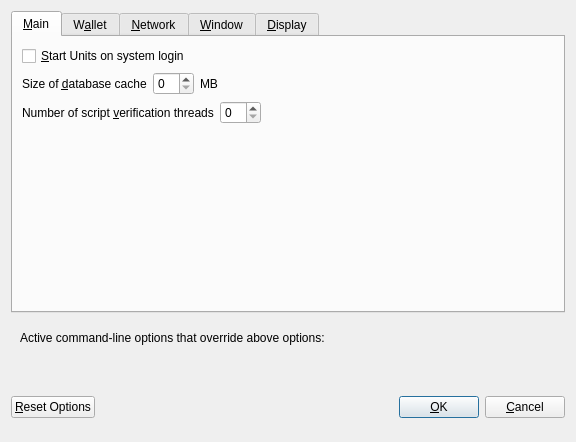
<?xml version="1.0" encoding="UTF-8"?>
<ui version="4.0">
 <class>OptionsDialog</class>
 <widget class="QDialog" name="OptionsDialog">
  <property name="geometry">
   <rect>
    <x>0</x>
    <y>0</y>
    <width>576</width>
    <height>442</height>
   </rect>
  </property>
  <property name="windowTitle">
   <string>Options</string>
  </property>
  <property name="modal">
   <bool>true</bool>
  </property>
  <layout class="QVBoxLayout" name="verticalLayout">
   <item>
    <widget class="QTabWidget" name="tabWidget">
     <property name="currentIndex">
      <number>0</number>
     </property>
     <widget class="QWidget" name="tabMain">
      <attribute name="title">
       <string>&amp;Main</string>
      </attribute>
      <layout class="QVBoxLayout" name="verticalLayout_Main">
       <item>
        <widget class="QCheckBox" name="bitcoinAtStartup">
         <property name="toolTip">
          <string>Automatically start Units after logging in to the system.</string>
         </property>
         <property name="text">
          <string>&amp;Start Units on system login</string>
         </property>
        </widget>
       </item>
       <item>
        <layout class="QHBoxLayout" name="horizontalLayout_2_Main">
         <item>
          <widget class="QLabel" name="databaseCacheLabel">
           <property name="text">
            <string>Size of &amp;database cache</string>
           </property>
           <property name="textFormat">
            <enum>Qt::PlainText</enum>
           </property>
           <property name="buddy">
            <cstring>databaseCache</cstring>
           </property>
          </widget>
         </item>
         <item>
          <widget class="QSpinBox" name="databaseCache"/>
         </item>
         <item>
          <widget class="QLabel" name="databaseCacheUnitLabel">
           <property name="text">
            <string>MB</string>
           </property>
           <property name="textFormat">
            <enum>Qt::PlainText</enum>
           </property>
          </widget>
         </item>
         <item>
          <spacer name="horizontalSpacer_2_Main">
           <property name="orientation">
            <enum>Qt::Horizontal</enum>
           </property>
           <property name="sizeHint" stdset="0">
            <size>
             <width>40</width>
             <height>20</height>
            </size>
           </property>
          </spacer>
         </item>
        </layout>
       </item>
       <item>
        <layout class="QHBoxLayout" name="horizontalLayout_3_Main">
         <item>
          <widget class="QLabel" name="threadsScriptVerifLabel">
           <property name="text">
            <string>Number of script &amp;verification threads</string>
           </property>
           <property name="textFormat">
            <enum>Qt::PlainText</enum>
           </property>
           <property name="buddy">
            <cstring>threadsScriptVerif</cstring>
           </property>
          </widget>
         </item>
         <item>
          <widget class="QSpinBox" name="threadsScriptVerif">
           <property name="toolTip">
            <string>(0 = auto, &lt;0 = leave that many cores free)</string>
           </property>
          </widget>
         </item>
         <item>
          <spacer name="horizontalSpacer_3_Main">
           <property name="orientation">
            <enum>Qt::Horizontal</enum>
           </property>
           <property name="sizeHint" stdset="0">
            <size>
             <width>40</width>
             <height>20</height>
            </size>
           </property>
          </spacer>
         </item>
        </layout>
       </item>
       <item>
        <spacer name="verticalSpacer_2">
         <property name="orientation">
          <enum>Qt::Vertical</enum>
         </property>
         <property name="sizeHint" stdset="0">
          <size>
           <width>20</width>
           <height>40</height>
          </size>
         </property>
        </spacer>
       </item>
      </layout>
     </widget>
     <widget class="QWidget" name="tabWallet">
      <attribute name="title">
       <string>W&amp;allet</string>
      </attribute>
      <layout class="QVBoxLayout" name="verticalLayout_Wallet">
       <item>
        <layout class="QHBoxLayout" name="horizontalLayout_2_Wallet">
         <item>
          <widget class="QLabel" name="labelStakeSplitThresholdText">
           <property name="text">
            <string>Stake split threshold:</string>
           </property>
          </widget>
         </item>
         <item>
          <widget class="QSpinBox" name="spinBoxStakeSplitThreshold">
           <property name="minimum">
            <number>1</number>
           </property>
           <property name="maximum">
            <number>999999</number>
           </property>
          </widget>
         </item>
        </layout>
       </item>
       <item>
        <widget class="QGroupBox" name="groupBox">
         <property name="title">
          <string>Expert</string>
         </property>
         <layout class="QVBoxLayout" name="verticalLayout_2">
          <item>
           <widget class="QCheckBox" name="coinControlFeatures">
            <property name="toolTip">
             <string>Whether to show coin control features or not.</string>
            </property>
            <property name="text">
             <string>Enable coin &amp;control features</string>
            </property>
           </widget>
          </item>
          <item>
           <widget class="QCheckBox" name="showMasternodesTab">
            <property name="toolTip">
             <string>Show additional tab listing all your masternodes in first sub-tab&lt;br/&gt;and all masternodes on the network in second sub-tab.</string>
            </property>
            <property name="text">
             <string>Show Masternodes Tab</string>
            </property>
           </widget>
          </item>
          <item>
           <widget class="QCheckBox" name="spendZeroConfChange">
            <property name="toolTip">
             <string>If you disable the spending of unconfirmed change, the change from a transaction&lt;br/&gt;cannot be used until that transaction has at least one confirmation.&lt;br/&gt;This also affects how your balance is computed.</string>
            </property>
            <property name="text">
             <string>&amp;Spend unconfirmed change</string>
            </property>
           </widget>
          </item>
         </layout>
        </widget>
       </item>
       <item>
        <spacer name="verticalSpacer_Wallet">
         <property name="orientation">
          <enum>Qt::Vertical</enum>
         </property>
         <property name="sizeHint" stdset="0">
          <size>
           <width>20</width>
           <height>40</height>
          </size>
         </property>
        </spacer>
       </item>
      </layout>
     </widget>
     <widget class="QWidget" name="tabNetwork">
      <attribute name="title">
       <string>&amp;Network</string>
      </attribute>
      <layout class="QVBoxLayout" name="verticalLayout_Network">
       <item>
        <widget class="QCheckBox" name="mapPortUpnp">
         <property name="toolTip">
          <string>Automatically open the Units client port on the router. This only works when your router supports UPnP and it is enabled.</string>
         </property>
         <property name="text">
          <string>Map port using &amp;UPnP</string>
         </property>
        </widget>
       </item>
       <item>
        <widget class="QCheckBox" name="allowIncoming">
         <property name="toolTip">
          <string>Accept connections from outside</string>
         </property>
         <property name="text">
          <string>Allow incoming connections</string>
         </property>
        </widget>
       </item>
       <item>
        <widget class="QCheckBox" name="connectSocks">
         <property name="toolTip">
          <string>Connect to the Units network through a SOCKS5 proxy.</string>
         </property>
         <property name="text">
          <string>&amp;Connect through SOCKS5 proxy (default proxy):</string>
         </property>
        </widget>
       </item>
       <item>
        <layout class="QHBoxLayout" name="horizontalLayout_1_Network">
         <item>
          <widget class="QLabel" name="proxyIpLabel">
           <property name="text">
            <string>Proxy &amp;IP:</string>
           </property>
           <property name="textFormat">
            <enum>Qt::PlainText</enum>
           </property>
           <property name="buddy">
            <cstring>proxyIp</cstring>
           </property>
          </widget>
         </item>
         <item>
          <widget class="QValidatedLineEdit" name="proxyIp">
           <property name="minimumSize">
            <size>
             <width>140</width>
             <height>0</height>
            </size>
           </property>
           <property name="maximumSize">
            <size>
             <width>140</width>
             <height>16777215</height>
            </size>
           </property>
           <property name="toolTip">
            <string>IP address of the proxy (e.g. IPv4: 127.0.0.1 / IPv6: ::1)</string>
           </property>
          </widget>
         </item>
         <item>
          <widget class="QLabel" name="proxyPortLabel">
           <property name="text">
            <string>&amp;Port:</string>
           </property>
           <property name="textFormat">
            <enum>Qt::PlainText</enum>
           </property>
           <property name="buddy">
            <cstring>proxyPort</cstring>
           </property>
          </widget>
         </item>
         <item>
          <widget class="QLineEdit" name="proxyPort">
           <property name="minimumSize">
            <size>
             <width>55</width>
             <height>0</height>
            </size>
           </property>
           <property name="maximumSize">
            <size>
             <width>55</width>
             <height>16777215</height>
            </size>
           </property>
           <property name="toolTip">
            <string>Port of the proxy (e.g. 9050)</string>
           </property>
          </widget>
         </item>
         <item>
          <spacer name="horizontalSpacer_1_Network">
           <property name="orientation">
            <enum>Qt::Horizontal</enum>
           </property>
           <property name="sizeHint" stdset="0">
            <size>
             <width>40</width>
             <height>20</height>
            </size>
           </property>
          </spacer>
         </item>
        </layout>
       </item>
       <item>
        <spacer name="verticalSpacer_Network">
         <property name="orientation">
          <enum>Qt::Vertical</enum>
         </property>
         <property name="sizeHint" stdset="0">
          <size>
           <width>20</width>
           <height>40</height>
          </size>
         </property>
        </spacer>
       </item>
      </layout>
     </widget>
     <widget class="QWidget" name="tabWindow">
      <attribute name="title">
       <string>&amp;Window</string>
      </attribute>
      <layout class="QVBoxLayout" name="verticalLayout_Window">
       <item>
        <widget class="QCheckBox" name="minimizeToTray">
         <property name="toolTip">
          <string>Show only a tray icon after minimizing the window.</string>
         </property>
         <property name="text">
          <string>&amp;Minimize to the tray instead of the taskbar</string>
         </property>
        </widget>
       </item>
       <item>
        <widget class="QCheckBox" name="minimizeOnClose">
         <property name="toolTip">
          <string>Minimize instead of exit the application when the window is closed. When this option is enabled, the application will be closed only after selecting Quit in the menu.</string>
         </property>
         <property name="text">
          <string>M&amp;inimize on close</string>
         </property>
        </widget>
       </item>
       <item>
        <spacer name="verticalSpacer_Window">
         <property name="orientation">
          <enum>Qt::Vertical</enum>
         </property>
         <property name="sizeHint" stdset="0">
          <size>
           <width>20</width>
           <height>40</height>
          </size>
         </property>
        </spacer>
       </item>
      </layout>
     </widget>
     <widget class="QWidget" name="tabDisplay">
      <attribute name="title">
       <string>&amp;Display</string>
      </attribute>
      <layout class="QVBoxLayout" name="verticalLayout_Display">
       <item>
        <layout class="QHBoxLayout" name="horizontalLayout_1_Display">
         <item>
          <widget class="QLabel" name="langLabel">
           <property name="text">
            <string>User Interface &amp;language:</string>
           </property>
           <property name="textFormat">
            <enum>Qt::PlainText</enum>
           </property>
           <property name="buddy">
            <cstring>lang</cstring>
           </property>
          </widget>
         </item>
         <item>
          <widget class="QValueComboBox" name="lang">
           <property name="toolTip">
            <string>The user interface language can be set here. This setting will take effect after restarting Units.</string>
           </property>
          </widget>
         </item>
        </layout>
       </item>
       <item>
        <widget class="Line" name="line">
         <property name="orientation">
          <enum>Qt::Horizontal</enum>
         </property>
        </widget>
       </item>
       <item>
        <layout class="QHBoxLayout" name="horizontalLayout_2_Display">
         <item>
          <widget class="QLabel" name="unitLabel">
           <property name="text">
            <string>&amp;Unit to show amounts in:</string>
           </property>
           <property name="textFormat">
            <enum>Qt::PlainText</enum>
           </property>
           <property name="buddy">
            <cstring>unit</cstring>
           </property>
          </widget>
         </item>
         <item>
          <widget class="QValueComboBox" name="unit">
           <property name="toolTip">
            <string>Choose the default subdivision unit to show in the interface and when sending coins.</string>
           </property>
          </widget>
         </item>
        </layout>
       </item>
       <item>
        <layout class="QHBoxLayout" name="horizontalLayout_5_Display">
         <item>
          <widget class="QLabel" name="digitsLabel">
           <property name="text">
            <string>Decimal digits</string>
           </property>
          </widget>
         </item>
         <item>
          <widget class="QValueComboBox" name="digits"/>
         </item>
        </layout>
       </item>
       <item>
        <layout class="QHBoxLayout" name="horizontalLayout_3_Display">
         <item>
          <widget class="QLabel" name="thirdPartyTxUrlsLabel">
           <property name="toolTip">
            <string>Third party URLs (e.g. a block explorer) that appear in the transactions tab as context menu items. %s in the URL is replaced by transaction hash. Multiple URLs are separated by vertical bar |.</string>
           </property>
           <property name="text">
            <string>Third party transaction URLs</string>
           </property>
           <property name="buddy">
            <cstring>thirdPartyTxUrls</cstring>
           </property>
          </widget>
         </item>
         <item>
          <widget class="QLineEdit" name="thirdPartyTxUrls">
           <property name="toolTip">
            <string>Third party URLs (e.g. a block explorer) that appear in the transactions tab as context menu items. %s in the URL is replaced by transaction hash. Multiple URLs are separated by vertical bar |.</string>
           </property>
          </widget>
         </item>
        </layout>
       </item>
       <item>
        <spacer name="verticalSpacer">
         <property name="orientation">
          <enum>Qt::Vertical</enum>
         </property>
         <property name="sizeHint" stdset="0">
          <size>
           <width>20</width>
           <height>40</height>
          </size>
         </property>
        </spacer>
       </item>
      </layout>
     </widget>
    </widget>
   </item>
   <item>
    <widget class="QFrame" name="frame">
     <layout class="QVBoxLayout" name="verticalLayout_Bottom">
      <item>
       <layout class="QHBoxLayout" name="horizontalLayout_Bottom">
        <item>
         <widget class="QLabel" name="overriddenByCommandLineInfoLabel">
          <property name="text">
           <string>Active command-line options that override above options:</string>
          </property>
          <property name="textFormat">
           <enum>Qt::PlainText</enum>
          </property>
         </widget>
        </item>
        <item>
         <spacer name="horizontalSpacer_Bottom">
          <property name="orientation">
           <enum>Qt::Horizontal</enum>
          </property>
          <property name="sizeHint" stdset="0">
           <size>
            <width>40</width>
            <height>20</height>
           </size>
          </property>
         </spacer>
        </item>
       </layout>
      </item>
      <item>
       <widget class="QLabel" name="overriddenByCommandLineLabel">
        <property name="text">
         <string/>
        </property>
        <property name="textFormat">
         <enum>Qt::PlainText</enum>
        </property>
        <property name="wordWrap">
         <bool>true</bool>
        </property>
       </widget>
      </item>
     </layout>
    </widget>
   </item>
   <item>
    <layout class="QHBoxLayout" name="horizontalLayout_Buttons">
     <item>
      <widget class="QPushButton" name="resetButton">
       <property name="toolTip">
        <string>Reset all client options to default.</string>
       </property>
       <property name="text">
        <string>&amp;Reset Options</string>
       </property>
       <property name="autoDefault">
        <bool>false</bool>
       </property>
      </widget>
     </item>
     <item>
      <spacer name="horizontalSpacer_1">
       <property name="orientation">
        <enum>Qt::Horizontal</enum>
       </property>
       <property name="sizeHint" stdset="0">
        <size>
         <width>40</width>
         <height>48</height>
        </size>
       </property>
      </spacer>
     </item>
     <item>
      <widget class="QLabel" name="statusLabel">
       <property name="minimumSize">
        <size>
         <width>200</width>
         <height>0</height>
        </size>
       </property>
       <property name="font">
        <font>
         <weight>75</weight>
         <bold>true</bold>
        </font>
       </property>
       <property name="text">
        <string/>
       </property>
       <property name="textFormat">
        <enum>Qt::PlainText</enum>
       </property>
       <property name="wordWrap">
        <bool>true</bool>
       </property>
      </widget>
     </item>
     <item>
      <spacer name="horizontalSpacer_2">
       <property name="orientation">
        <enum>Qt::Horizontal</enum>
       </property>
       <property name="sizeHint" stdset="0">
        <size>
         <width>40</width>
         <height>48</height>
        </size>
       </property>
      </spacer>
     </item>
     <item>
      <widget class="QPushButton" name="okButton">
       <property name="text">
        <string>&amp;OK</string>
       </property>
       <property name="autoDefault">
        <bool>false</bool>
       </property>
       <property name="default">
        <bool>true</bool>
       </property>
      </widget>
     </item>
     <item>
      <widget class="QPushButton" name="cancelButton">
       <property name="text">
        <string>&amp;Cancel</string>
       </property>
       <property name="autoDefault">
        <bool>false</bool>
       </property>
      </widget>
     </item>
    </layout>
   </item>
  </layout>
 </widget>
 <customwidgets>
  <customwidget>
   <class>QValidatedLineEdit</class>
   <extends>QLineEdit</extends>
   <header>qvalidatedlineedit.h</header>
  </customwidget>
  <customwidget>
   <class>QValueComboBox</class>
   <extends>QComboBox</extends>
   <header>qvaluecombobox.h</header>
  </customwidget>
 </customwidgets>
 <resources/>
 <connections/>
</ui>
